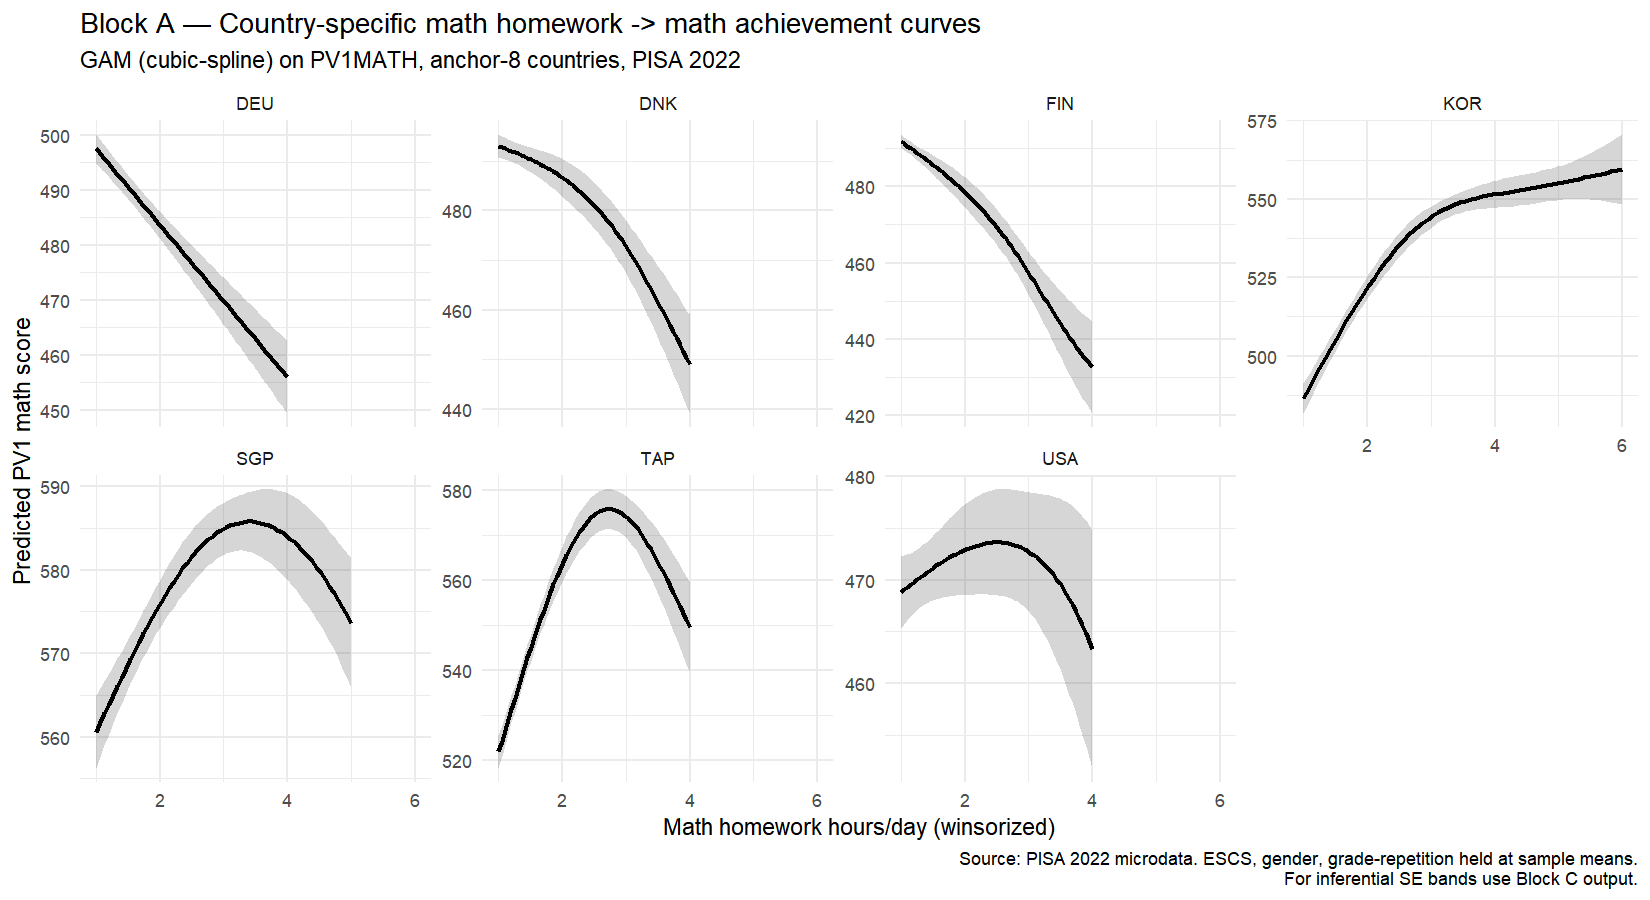

Generate this figure with R:
suppressPackageStartupMessages({
  library(arrow)
  library(dplyr)
  library(tidyr)
  library(purrr)
  library(mgcv)
  library(ggplot2)
})

.find_helper <- function() {
  cands <- c(
    file.path(getwd(), "helpers", "proj_root.R"),
    file.path(getwd(), "..", "helpers", "proj_root.R"),
    "C:/Users/Moyih/auvshk/helpers/proj_root.R"
  )
  for (p in cands) if (file.exists(p)) return(normalizePath(p))
  stop("Cannot find helpers/proj_root.R; cwd=", getwd())
}
source(.find_helper())
ROOT      <- proj_root()
CLEAN_DIR <- file.path(ROOT, "data", "clean")
TAB_DIR   <- file.path(ROOT, "results", "tables")
FIG_DIR   <- file.path(ROOT, "results", "figures")
LOG_DIR   <- file.path(ROOT, "logs")
dir.create(TAB_DIR, showWarnings = FALSE, recursive = TRUE)
dir.create(FIG_DIR, showWarnings = FALSE, recursive = TRUE)
dir.create(LOG_DIR, showWarnings = FALSE, recursive = TRUE)
cat("[A1] ROOT =", ROOT, "\n")

source(file.path(ROOT, "helpers", "pisa_io.R"))

log_path <- file.path(LOG_DIR, "A1_country_splines.log")
sink(log_path, split = TRUE)
on.exit(sink())

cat("[A1] === Block A — country-by-country GAM splines ===\n")
cat("[A1] Started at", format(Sys.time()), "\n\n")

dat_path <- file.path(CLEAN_DIR, "pisa2022_core.parquet")
dat <- as.data.frame(arrow::read_parquet(dat_path))
PV_MATH_UC <- toupper(paste0("pv", 1:10, "math"))

dat <- dat %>%
  dplyr::filter(
    !is.na(hwk_h), !is.na(ESCS), !is.na(W_FSTUWT),
    !is.na(male), !is.na(repeated)
  )

keep_countries <- dat %>%
  dplyr::group_by(CNT) %>%
  dplyr::summarise(n = dplyr::n(), .groups = "drop") %>%
  dplyr::filter(n >= 1000) %>%
  dplyr::pull(CNT)
cat(sprintf("[A1] %d countries with >=1000 valid students\n", length(keep_countries)))

dat <- dat %>% dplyr::filter(CNT %in% keep_countries)

fit_one <- function(d, pv_var) {
  fmla <- as.formula(sprintf(
    "%s ~ s(hwk_h, k=4, bs='cr') + ESCS + male + repeated", pv_var
  ))
  m <- mgcv::gam(fmla, data = d, weights = W_FSTUWT)
  m
}

predict_slope <- function(m, x_grid) {
  newd <- data.frame(
    hwk_h    = x_grid,
    ESCS     = mean(m$model$ESCS, na.rm = TRUE),
    male     = mean(m$model$male, na.rm = TRUE),
    repeated = mean(m$model$repeated, na.rm = TRUE)
  )
  p_lo <- predict(m, newdata = transform(newd, hwk_h = hwk_h - 0.05))
  p_hi <- predict(m, newdata = transform(newd, hwk_h = hwk_h + 0.05))
  (p_hi - p_lo) / 0.1
}

country_block <- function(cc) {
  d <- dat %>% dplyr::filter(CNT == cc)
  if (nrow(d) < 1000) return(NULL)
  qs <- stats::quantile(d$hwk_h, c(0.25, 0.5, 0.75), na.rm = TRUE)
  cat(sprintf("[A1]   %s  n=%d  hwk[p25,p50,p75]=(%.2f, %.2f, %.2f)\n",
              cc, nrow(d), qs[1], qs[2], qs[3]))
  slopes <- purrr::map_dfr(PV_MATH_UC, function(pv) {
    m  <- fit_one(d, pv)
    s  <- predict_slope(m, qs)
    data.frame(quantile = c("p25","p50","p75"), slope = s, hwk_at = qs)
  })
  pooled <- slopes %>%
    dplyr::group_by(quantile, hwk_at) %>%
    dplyr::summarise(
      slope_mean = mean(slope),
      between    = var(slope),
      M          = dplyr::n(),
      .groups    = "drop"
    ) %>%
    dplyr::mutate(country = cc)
  pooled
}

cat("\n[A1] Fitting GAMs (this takes a while — ~10s per country) ...\n")
res <- purrr::map_dfr(keep_countries, country_block)

readr::write_csv(res, file.path(TAB_DIR, "A1_country_slopes.csv"))
cat(sprintf("\n[A1] Saved table -> %s  (%d rows)\n",
            file.path(TAB_DIR, "A1_country_slopes.csv"), nrow(res)))

cat("\n[A1] Plotting anchor-8 spline panel ...\n")

anchor <- dat %>% dplyr::filter(CNT %in% ANCHOR_8_PAPER)

build_curve <- function(cc) {
  d <- anchor %>% dplyr::filter(CNT == cc)
  if (nrow(d) < 500) return(NULL)
  m <- mgcv::gam(PV1MATH ~ s(hwk_h, k = 4, bs = "cr") + ESCS + male + repeated,
                 data = d, weights = W_FSTUWT)
  grid <- seq(stats::quantile(d$hwk_h, 0.02, na.rm = TRUE),
              stats::quantile(d$hwk_h, 0.98, na.rm = TRUE),
              length.out = 60)
  newd <- data.frame(
    hwk_h    = grid,
    ESCS     = mean(d$ESCS, na.rm = TRUE),
    male     = mean(d$male, na.rm = TRUE),
    repeated = mean(d$repeated, na.rm = TRUE)
  )
  pred <- predict(m, newdata = newd, se.fit = TRUE)
  data.frame(
    CNT = cc, hwk = grid,
    fit = pred$fit, lo = pred$fit - 1.96*pred$se.fit,
    hi  = pred$fit + 1.96*pred$se.fit
  )
}

curves <- purrr::map_dfr(ANCHOR_8_PAPER, build_curve)

p <- ggplot2::ggplot(curves, ggplot2::aes(x = hwk, y = fit)) +
  ggplot2::geom_ribbon(ggplot2::aes(ymin = lo, ymax = hi), alpha = 0.2) +
  ggplot2::geom_line(linewidth = 0.9) +
  ggplot2::facet_wrap(~ CNT, scales = "free_y", ncol = 4) +
  ggplot2::labs(
    title = "Block A — Country-specific math homework -> math achievement curves",
    subtitle = "GAM (cubic-spline) on PV1MATH, anchor-8 countries, PISA 2022",
    x = "Math homework hours/day (winsorized)",
    y = "Predicted PV1 math score",
    caption = "Source: PISA 2022 microdata. ESCS, gender, grade-repetition held at sample means.\nFor inferential SE bands use Block C output."
  ) +
  ggplot2::theme_minimal(base_size = 11)

fig_path <- file.path(FIG_DIR, "A1_country_splines.png")
ggplot2::ggsave(fig_path, p, width = 11, height = 6, dpi = 150)
cat(sprintf("[A1] Saved figure -> %s\n", fig_path))

cat("\n[A1] Finished at", format(Sys.time()), "\n")
